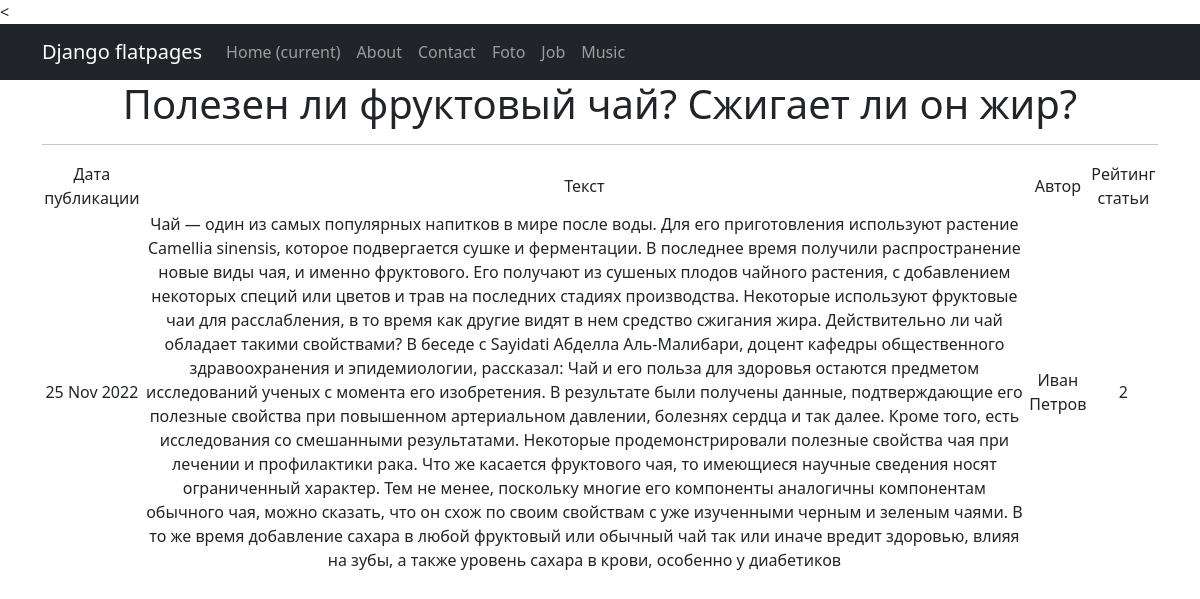
Screenshot of /news/1 with the database file from the repository.
### news/models.py (models this page shows, shortened)
class Post(models.Model):
    author = models.ForeignKey(Author, on_delete=models.CASCADE)
    type_of_post = models.CharField(max_length=2, choices=type_post)
    time_in = models.DateTimeField(auto_now_add=True)
    title = models.CharField(max_length=255)
    text = models.TextField()
    rating_post = models.IntegerField(default=0)
    post_category = models.ManyToManyField(Category, through='PostCategory')
    @property
    def rating(self):
        return self.rating_post

class Author(models.Model):
    user = models.OneToOneField(User, on_delete=models.CASCADE)
    rating_author = models.IntegerField(default=0)

### news/views.py (the view)
# urls.py: path('<int:pk>', PostDetail.as_view()),
class PostDetail(DetailView):
    model = Post
    template_name = 'post.html'
    context_object_name = 'post'

### templates/post.html (shortened to what this page needs)
{% extends 'flatpages/default.html' %}
{% block content %}
   <h1>{{ post.title }}</h1>
   <hr>
   {% if post %}
       <table>
           <tr>
               <td>Дата публикации</td>
               <td>Текст</td>
               <td>Автор</td>
               <td>Рейтинг статьи</td>
           </tr>
           <tr>
               <td>{{ post.time_in|date:'d M Y' }}</td>
               <td>{{ post.text }}</td>
               <td>{{ post.author.user }}</td>
               <td>{{ post.rating_post }}</td>
           </tr>
       </table>
   {% else %}
       <h2>Такой новости нет!</h2>
   {% endif %}
{% endblock content %}

### rows the page displays
Post: title "Полезен ли фруктовый чай? Сжигает ли он жир?", time_in "25 Nov 2022", text "Чай — один из самых популярных напитков в мире после воды. Для его приготовления используют растение Camellia sinensis, которое подвергается сушке и ферментации. В последнее время получили распространение новые виды чая, и именно фруктового. Его получают из сушеных плодов чайного растения, с добавлением некоторых специй или цветов и трав на последних стадиях производства. Некоторые используют фруктовые чаи для расслабления, в то время как другие видят в нем средство сжигания жира. Действительно ли чай обладает такими свойствами? В беседе с Sayidati Абделла Аль-Малибари, доцент кафедры общественного здравоохранения и эпидемиологии, рассказал: Чай и его польза для здоровья остаются предметом…", author.user "Иван Петров", rating_post "2"
